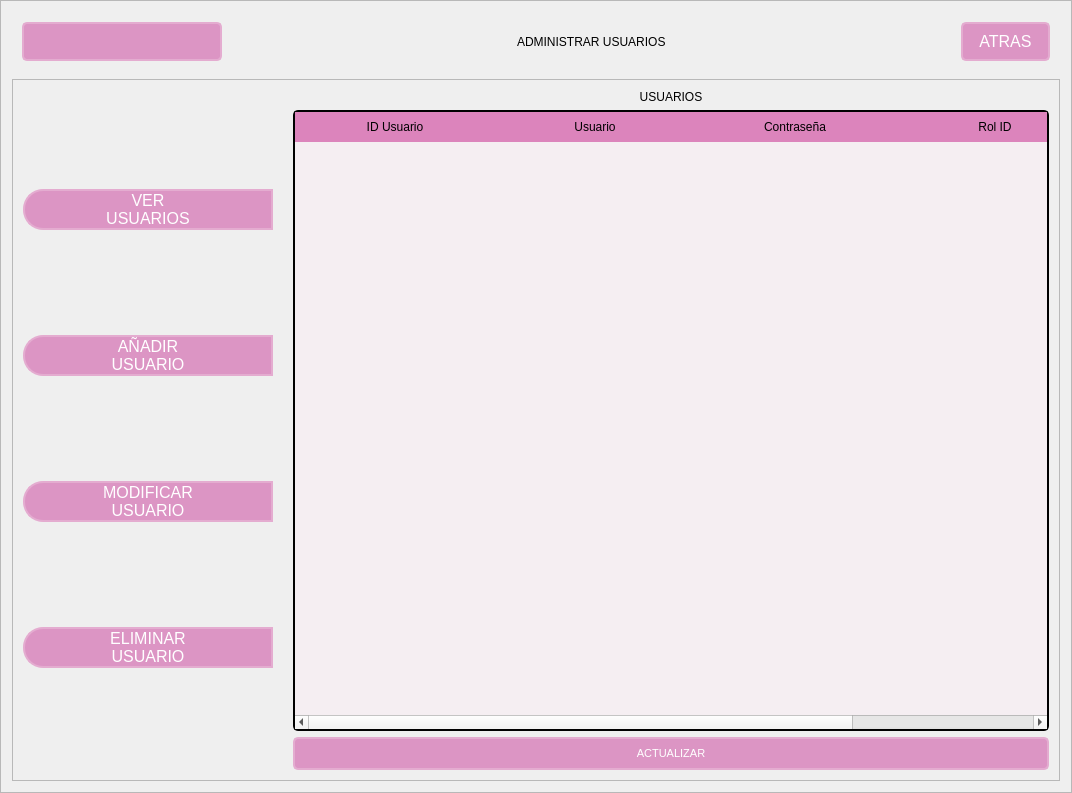
<?xml version="1.0" encoding="UTF-8"?>
<ui version="4.0">
 <class>MainWindow</class>
 <widget class="QMainWindow" name="MainWindow">
  <property name="geometry">
   <rect>
    <x>0</x>
    <y>0</y>
    <width>1072</width>
    <height>793</height>
   </rect>
  </property>
  <property name="minimumSize">
   <size>
    <width>0</width>
    <height>0</height>
   </size>
  </property>
  <property name="maximumSize">
   <size>
    <width>16777215</width>
    <height>16777215</height>
   </size>
  </property>
  <property name="windowTitle">
   <string>MainWindow</string>
  </property>
  <widget class="QWidget" name="centralwidget">
   <layout class="QVBoxLayout" name="verticalLayout">
    <property name="spacing">
     <number>0</number>
    </property>
    <property name="leftMargin">
     <number>0</number>
    </property>
    <property name="topMargin">
     <number>0</number>
    </property>
    <property name="rightMargin">
     <number>0</number>
    </property>
    <property name="bottomMargin">
     <number>0</number>
    </property>
    <item>
     <widget class="QFrame" name="frame">
      <property name="styleSheet">
       <string notr="true"/>
      </property>
      <property name="frameShape">
       <enum>QFrame::StyledPanel</enum>
      </property>
      <property name="frameShadow">
       <enum>QFrame::Raised</enum>
      </property>
      <layout class="QVBoxLayout" name="verticalLayout_2" stretch="0,8">
       <property name="spacing">
        <number>7</number>
       </property>
       <property name="leftMargin">
        <number>11</number>
       </property>
       <property name="topMargin">
        <number>11</number>
       </property>
       <property name="rightMargin">
        <number>11</number>
       </property>
       <property name="bottomMargin">
        <number>11</number>
       </property>
       <item>
        <widget class="QFrame" name="frame_superior">
         <property name="minimumSize">
          <size>
           <width>0</width>
           <height>60</height>
          </size>
         </property>
         <property name="styleSheet">
          <string notr="true">QFrame{
/*background-color: rgb(235, 188, 220);*/
background-color: transparent;

}

QPushButton {
    border: 2px solid #e4acd0;
    border-radius: 5px;
    padding: 8px 16px;
    background-color: #dc95c4; /* Fondo */
    color: #ffffff; /* Color del texto */
    font-family: Arial, sans-serif;
    font-size: 16px;
}

QPushButton:hover {
    background-color: #dc84bc; /* Fondo al pasar el cursor */
}

QPushButton:pressed {
    background-color: #d484b4; /* Fondo al presionar */
}
QLabel {
	background-color:  rgb(235, 188, 220);
    font: 87 14pt &quot;Arial Black&quot;; /* Fuente Arial Black, peso 87 */
    color:rgb(0, 0, 0); /* Color de texto rgb(220, 132, 188) */
}</string>
         </property>
         <property name="frameShape">
          <enum>QFrame::StyledPanel</enum>
         </property>
         <property name="frameShadow">
          <enum>QFrame::Raised</enum>
         </property>
         <layout class="QHBoxLayout" name="horizontalLayout">
          <item>
           <widget class="QPushButton" name="menu_boton">
            <property name="minimumSize">
             <size>
              <width>200</width>
              <height>0</height>
             </size>
            </property>
            <property name="text">
             <string/>
            </property>
            <property name="icon">
             <iconset>
              <normaloff>../../recursos/images/barra-de-menus.png</normaloff>../../recursos/images/barra-de-menus.png</iconset>
            </property>
            <property name="iconSize">
             <size>
              <width>30</width>
              <height>30</height>
             </size>
            </property>
           </widget>
          </item>
          <item>
           <spacer name="horizontalSpacer">
            <property name="orientation">
             <enum>Qt::Horizontal</enum>
            </property>
            <property name="sizeHint" stdset="0">
             <size>
              <width>40</width>
              <height>20</height>
             </size>
            </property>
           </spacer>
          </item>
          <item>
           <widget class="QLabel" name="titulo_label">
            <property name="styleSheet">
             <string notr="true">background-color: transparent;</string>
            </property>
            <property name="text">
             <string>ADMINISTRAR USUARIOS</string>
            </property>
           </widget>
          </item>
          <item>
           <spacer name="horizontalSpacer_7">
            <property name="orientation">
             <enum>Qt::Horizontal</enum>
            </property>
            <property name="sizeHint" stdset="0">
             <size>
              <width>40</width>
              <height>20</height>
             </size>
            </property>
           </spacer>
          </item>
          <item>
           <widget class="QPushButton" name="atrasBtn">
            <property name="enabled">
             <bool>true</bool>
            </property>
            <property name="minimumSize">
             <size>
              <width>0</width>
              <height>0</height>
             </size>
            </property>
            <property name="maximumSize">
             <size>
              <width>115</width>
              <height>16777215</height>
             </size>
            </property>
            <property name="text">
             <string>ATRAS</string>
            </property>
            <property name="icon">
             <iconset>
              <normaloff>../../../recursos/images/arrow-left.png</normaloff>../../../recursos/images/arrow-left.png</iconset>
            </property>
            <property name="iconSize">
             <size>
              <width>25</width>
              <height>25</height>
             </size>
            </property>
           </widget>
          </item>
         </layout>
        </widget>
       </item>
       <item>
        <widget class="QFrame" name="frame_contenido">
         <property name="frameShape">
          <enum>QFrame::StyledPanel</enum>
         </property>
         <property name="frameShadow">
          <enum>QFrame::Raised</enum>
         </property>
         <layout class="QHBoxLayout" name="horizontalLayout_2">
          <property name="spacing">
           <number>0</number>
          </property>
          <property name="leftMargin">
           <number>0</number>
          </property>
          <property name="topMargin">
           <number>0</number>
          </property>
          <property name="rightMargin">
           <number>0</number>
          </property>
          <property name="bottomMargin">
           <number>0</number>
          </property>
          <item>
           <widget class="QFrame" name="frame_control">
            <property name="minimumSize">
             <size>
              <width>270</width>
              <height>0</height>
             </size>
            </property>
            <property name="maximumSize">
             <size>
              <width>0</width>
              <height>16777215</height>
             </size>
            </property>
            <property name="styleSheet">
             <string notr="true">QFrame{
background-color:transparent;
}

QPushButton {
    border: 2px solid #e4acd0;
	border-top-left-radius:20px;
    border-bottom-left-radius: 20px;
    background-color: #dc95c4; /* Fondo */
    color: #ffffff; /* Color del texto */
    font-family: Arial, sans-serif;
    font-size: 16px;
}

QPushButton:hover {
    background-color: #dc84bc; /* Fondo al pasar el cursor */
	border-top-left-radius:20px;
    border-bottom-left-radius: 20px;
}

QPushButton:pressed {
    background-color: #d484b4; /* Fondo al presionar */
}</string>
            </property>
            <property name="frameShape">
             <enum>QFrame::StyledPanel</enum>
            </property>
            <property name="frameShadow">
             <enum>QFrame::Raised</enum>
            </property>
            <layout class="QVBoxLayout" name="verticalLayout_3">
             <item>
              <widget class="QPushButton" name="ver_usuarios_boton">
               <property name="layoutDirection">
                <enum>Qt::LeftToRight</enum>
               </property>
               <property name="text">
                <string>VER
USUARIOS</string>
               </property>
               <property name="icon">
                <iconset>
                 <normaloff>../../recursos/images/database.png</normaloff>../../recursos/images/database.png</iconset>
               </property>
               <property name="iconSize">
                <size>
                 <width>35</width>
                 <height>35</height>
                </size>
               </property>
              </widget>
             </item>
             <item>
              <widget class="QPushButton" name="add_usuario_boton">
               <property name="text">
                <string>AÑADIR
USUARIO</string>
               </property>
               <property name="icon">
                <iconset>
                 <normaloff>../../recursos/images/account-box-plus-outline.png</normaloff>../../recursos/images/account-box-plus-outline.png</iconset>
               </property>
               <property name="iconSize">
                <size>
                 <width>40</width>
                 <height>40</height>
                </size>
               </property>
              </widget>
             </item>
             <item>
              <widget class="QPushButton" name="modificar_usuario_boton">
               <property name="text">
                <string>MODIFICAR
USUARIO</string>
               </property>
               <property name="icon">
                <iconset>
                 <normaloff>../../recursos/images/account-box-plus-outline.png</normaloff>../../recursos/images/account-box-plus-outline.png</iconset>
               </property>
               <property name="iconSize">
                <size>
                 <width>40</width>
                 <height>40</height>
                </size>
               </property>
              </widget>
             </item>
             <item>
              <widget class="QPushButton" name="eliminar_usuario_boton">
               <property name="text">
                <string>ELIMINAR
USUARIO</string>
               </property>
               <property name="icon">
                <iconset>
                 <normaloff>../../recursos/images/account-box-minus-outline.png</normaloff>../../recursos/images/account-box-minus-outline.png</iconset>
               </property>
               <property name="iconSize">
                <size>
                 <width>40</width>
                 <height>40</height>
                </size>
               </property>
              </widget>
             </item>
            </layout>
           </widget>
          </item>
          <item>
           <widget class="QFrame" name="frame_paginas">
            <property name="styleSheet">
             <string notr="true">
/* Estilo para QFrame */
QFrame {
    background-color: transparent; /* Fondo blanco */
	border-radius: 10px
}

/* Estilo para QLabel */
QLabel {
	background-color:  transparent;
    font: 70 10pt &quot;Arial Black&quot;; /* Fuente Arial Black, peso 87 */
    color: rgb(0, 0, 0); /* Color de texto rgb(220, 132, 188) */
}

/* Estilo para QLineEdit */
QLineEdit {
    border: 2px solid #e4acd0; /* Borde */
    border-radius: 5px;
    padding: 5px;
    background-color: #f5eef2; /* Fondo */
    color: rgb(0, 0, 0); /* Color del texto */
    font-family: Arial, sans-serif;
    font-size: 14px;
}
QLineEdit:hover {
	border: 2px solid rgb(220, 149, 196);
}
QLineEdit:focus {
    border: 2px solid #d484b4; /* Borde al enfocar */
}

QPushButton {
    border: 2px solid #e4acd0;
    border-radius: 5px;
    padding: 8px 8px;
    background-color: #dc95c4; /* Fondo */
    color: #ffffff; /* Color del texto */
    font-family: Arial, sans-serif;
    font-size: 11px;
}

QPushButton:hover {
    background-color: #dc84bc; /* Fondo al pasar el cursor */
}

QPushButton:pressed {
    background-color: #d484b4; /* Fondo al presionar */
}

QFrame{
border-radius: 10px
}

QTableWidget {
    background-color: #f5eef2;
    gridline-color: #dc84bc;
    font-size: 14px;
	border: 2px solid black;
     border-radius: 5px;
}

QHeaderView::section {
    background-color: #dc84bc;
    color: black;
    padding: 5px;
    border: 1px solid #dc84bc;
}

QTableWidget::item {
    border: 1px solid dc84bc;
}

QTableWidget::item:alternate {
    background-color: dc84bc;
}

QTableWidget::item:!selected {
    background-color: transparent;
}

QTableWidget::item:selected {
    background-color: #d484b4;
    color: #ffffff;
}

QComboBox {
    border: 2px solid #e4acd0; /* Borde */
    border-radius: 5px;
    padding: 5px;
    background-color: #f5eef2; /* Fondo */
    color: rgb(0, 0, 0); /* Color del texto */
    font-family: Arial, sans-serif;
    font-size: 14px;
}

QComboBox:hover {
    border: 2px solid rgb(220, 149, 196);
}

QComboBox:focus {
    border: 2px solid #d484b4; /* Borde al enfocar */
}

QComboBox::drop-down {
    width: 20px; /* Ancho del botón desplegable */
    border: none; /* Quitar el borde */
}

QComboBox::down-arrow {
    image: url(drop_down_icon.png); /* Cambiar el icono de flecha */
}

QComboBox::down-arrow:hover {
    image: url(drop_down_icon_hover.png); /* Cambiar el icono de flecha al pasar el cursor */
}</string>
            </property>
            <property name="frameShape">
             <enum>QFrame::StyledPanel</enum>
            </property>
            <property name="frameShadow">
             <enum>QFrame::Raised</enum>
            </property>
            <layout class="QVBoxLayout" name="verticalLayout_15">
             <property name="spacing">
              <number>0</number>
             </property>
             <property name="leftMargin">
              <number>1</number>
             </property>
             <property name="topMargin">
              <number>1</number>
             </property>
             <property name="rightMargin">
              <number>1</number>
             </property>
             <property name="bottomMargin">
              <number>1</number>
             </property>
             <item>
              <widget class="QStackedWidget" name="stackedWidget">
               <property name="currentIndex">
                <number>0</number>
               </property>
               <widget class="QWidget" name="ver_usuarios_pagina">
                <layout class="QVBoxLayout" name="verticalLayout_4">
                 <item>
                  <widget class="QLabel" name="ver_productos_label">
                   <property name="text">
                    <string>USUARIOS</string>
                   </property>
                   <property name="alignment">
                    <set>Qt::AlignCenter</set>
                   </property>
                  </widget>
                 </item>
                 <item>
                  <widget class="QTableWidget" name="tabla_ver_usuarios">
                   <property name="editTriggers">
                    <set>QAbstractItemView::NoEditTriggers</set>
                   </property>
                   <attribute name="horizontalHeaderVisible">
                    <bool>true</bool>
                   </attribute>
                   <attribute name="horizontalHeaderCascadingSectionResizes">
                    <bool>true</bool>
                   </attribute>
                   <attribute name="horizontalHeaderDefaultSectionSize">
                    <number>200</number>
                   </attribute>
                   <column>
                    <property name="text">
                     <string>ID Usuario</string>
                    </property>
                   </column>
                   <column>
                    <property name="text">
                     <string>Usuario</string>
                    </property>
                   </column>
                   <column>
                    <property name="text">
                     <string>Contraseña</string>
                    </property>
                   </column>
                   <column>
                    <property name="text">
                     <string>Rol ID</string>
                    </property>
                   </column>
                  </widget>
                 </item>
                 <item>
                  <widget class="QPushButton" name="ver_actualizar_boton">
                   <property name="text">
                    <string>ACTUALIZAR</string>
                   </property>
                   <property name="icon">
                    <iconset>
                     <normaloff>../../recursos/images/reload.png</normaloff>../../recursos/images/reload.png</iconset>
                   </property>
                  </widget>
                 </item>
                </layout>
               </widget>
               <widget class="QWidget" name="add_usuario_pagina">
                <layout class="QVBoxLayout" name="verticalLayout_7">
                 <item>
                  <widget class="QLabel" name="add_usuario_label">
                   <property name="text">
                    <string>AÑADIR USUARIO</string>
                   </property>
                   <property name="alignment">
                    <set>Qt::AlignCenter</set>
                   </property>
                  </widget>
                 </item>
                 <item>
                  <spacer name="verticalSpacer_8">
                   <property name="orientation">
                    <enum>Qt::Vertical</enum>
                   </property>
                   <property name="sizeHint" stdset="0">
                    <size>
                     <width>20</width>
                     <height>40</height>
                    </size>
                   </property>
                  </spacer>
                 </item>
                 <item>
                  <layout class="QHBoxLayout" name="horizontalLayout_5">
                   <item>
                    <layout class="QVBoxLayout" name="verticalLayout_5">
                     <property name="spacing">
                      <number>15</number>
                     </property>
                     <item>
                      <widget class="QLabel" name="add_id_usuario_label">
                       <property name="text">
                        <string>ID Usuario</string>
                       </property>
                      </widget>
                     </item>
                     <item>
                      <widget class="QLabel" name="add_nombre_usuario_label">
                       <property name="text">
                        <string>Usuario</string>
                       </property>
                      </widget>
                     </item>
                     <item>
                      <widget class="QLabel" name="add_password_label">
                       <property name="text">
                        <string>Contraseña</string>
                       </property>
                      </widget>
                     </item>
                     <item>
                      <widget class="QLabel" name="add_rol_id_label">
                       <property name="text">
                        <string>Rol ID</string>
                       </property>
                      </widget>
                     </item>
                    </layout>
                   </item>
                   <item>
                    <layout class="QVBoxLayout" name="verticalLayout_6">
                     <property name="spacing">
                      <number>15</number>
                     </property>
                     <item>
                      <widget class="QLineEdit" name="add_id_usuario_lineEdit">
                       <property name="placeholderText">
                        <string>ID USUARIO</string>
                       </property>
                      </widget>
                     </item>
                     <item>
                      <widget class="QLineEdit" name="add_nombre_usuario_lineEdit">
                       <property name="placeholderText">
                        <string>NOMBRE USUARIO</string>
                       </property>
                      </widget>
                     </item>
                     <item>
                      <widget class="QLineEdit" name="add_password_lineEdit">
                       <property name="inputMask">
                        <string/>
                       </property>
                       <property name="text">
                        <string/>
                       </property>
                       <property name="echoMode">
                        <enum>QLineEdit::Password</enum>
                       </property>
                       <property name="placeholderText">
                        <string>CONTRASEÑA</string>
                       </property>
                       <property name="clearButtonEnabled">
                        <bool>false</bool>
                       </property>
                      </widget>
                     </item>
                     <item>
                      <widget class="QComboBox" name="add_rol_combobox">
                       <property name="currentText">
                        <string>SELECCIONE EL ROL</string>
                       </property>
                       <item>
                        <property name="text">
                         <string>SELECCIONE EL ROL</string>
                        </property>
                       </item>
                       <item>
                        <property name="text">
                         <string>Soporte</string>
                        </property>
                       </item>
                       <item>
                        <property name="text">
                         <string>Cajero</string>
                        </property>
                       </item>
                       <item>
                        <property name="text">
                         <string>Admin</string>
                        </property>
                       </item>
                      </widget>
                     </item>
                    </layout>
                   </item>
                  </layout>
                 </item>
                 <item>
                  <spacer name="verticalSpacer_7">
                   <property name="orientation">
                    <enum>Qt::Vertical</enum>
                   </property>
                   <property name="sizeHint" stdset="0">
                    <size>
                     <width>20</width>
                     <height>40</height>
                    </size>
                   </property>
                  </spacer>
                 </item>
                 <item>
                  <layout class="QHBoxLayout" name="horizontalLayout_6">
                   <item>
                    <widget class="QLabel" name="aviso_add_usuario_label">
                     <property name="minimumSize">
                      <size>
                       <width>170</width>
                       <height>0</height>
                      </size>
                     </property>
                     <property name="text">
                      <string/>
                     </property>
                     <property name="alignment">
                      <set>Qt::AlignCenter</set>
                     </property>
                    </widget>
                   </item>
                   <item>
                    <spacer name="horizontalSpacer_3">
                     <property name="orientation">
                      <enum>Qt::Horizontal</enum>
                     </property>
                     <property name="sizeHint" stdset="0">
                      <size>
                       <width>40</width>
                       <height>20</height>
                      </size>
                     </property>
                    </spacer>
                   </item>
                   <item>
                    <widget class="QPushButton" name="add_add_usuario_boton">
                     <property name="text">
                      <string>AÑADIR</string>
                     </property>
                     <property name="icon">
                      <iconset>
                       <normaloff>../../recursos/images/account-box-plus-outline.png</normaloff>../../recursos/images/account-box-plus-outline.png</iconset>
                     </property>
                     <property name="iconSize">
                      <size>
                       <width>25</width>
                       <height>25</height>
                      </size>
                     </property>
                    </widget>
                   </item>
                  </layout>
                 </item>
                </layout>
               </widget>
               <widget class="QWidget" name="modificar_usuario_pagina">
                <layout class="QVBoxLayout" name="verticalLayout_17">
                 <item>
                  <widget class="QLabel" name="modify_usuario_titulo">
                   <property name="text">
                    <string>MODIFICAR USUARIO</string>
                   </property>
                   <property name="alignment">
                    <set>Qt::AlignCenter</set>
                   </property>
                  </widget>
                 </item>
                 <item>
                  <widget class="QPushButton" name="modify_actualizar_boton">
                   <property name="maximumSize">
                    <size>
                     <width>200</width>
                     <height>16777215</height>
                    </size>
                   </property>
                   <property name="text">
                    <string>Actualizar/Mostrar</string>
                   </property>
                   <property name="icon">
                    <iconset>
                     <normaloff>../../../recursos/images/reload.png</normaloff>../../../recursos/images/reload.png</iconset>
                   </property>
                  </widget>
                 </item>
                 <item>
                  <widget class="QTableWidget" name="modify_tabla_usuarios">
                   <attribute name="horizontalHeaderCascadingSectionResizes">
                    <bool>true</bool>
                   </attribute>
                   <attribute name="horizontalHeaderDefaultSectionSize">
                    <number>200</number>
                   </attribute>
                   <column>
                    <property name="text">
                     <string>ID Usuario</string>
                    </property>
                   </column>
                   <column>
                    <property name="text">
                     <string>Usuario</string>
                    </property>
                   </column>
                   <column>
                    <property name="text">
                     <string>Contraseña</string>
                    </property>
                   </column>
                   <column>
                    <property name="text">
                     <string>Rol ID</string>
                    </property>
                   </column>
                  </widget>
                 </item>
                 <item>
                  <layout class="QVBoxLayout" name="verticalLayout_16">
                   <item>
                    <layout class="QHBoxLayout" name="horizontalLayout_3">
                     <item>
                      <widget class="QLabel" name="modify_buscar_usuario_label">
                       <property name="maximumSize">
                        <size>
                         <width>16777215</width>
                         <height>40</height>
                        </size>
                       </property>
                       <property name="text">
                        <string>Usuario:</string>
                       </property>
                      </widget>
                     </item>
                     <item>
                      <widget class="QLineEdit" name="modify_buscar_usuario_lineEdit">
                       <property name="placeholderText">
                        <string>INGRESE ID USUARIO</string>
                       </property>
                      </widget>
                     </item>
                     <item>
                      <widget class="QPushButton" name="modify_buscar_boton">
                       <property name="text">
                        <string>BUSCAR</string>
                       </property>
                       <property name="icon">
                        <iconset>
                         <normaloff>../../recursos/images/search.png</normaloff>../../recursos/images/search.png</iconset>
                       </property>
                       <property name="iconSize">
                        <size>
                         <width>25</width>
                         <height>25</height>
                        </size>
                       </property>
                      </widget>
                     </item>
                    </layout>
                   </item>
                   <item>
                    <widget class="QListView" name="listView_modificar">
                     <property name="maximumSize">
                      <size>
                       <width>16777215</width>
                       <height>0</height>
                      </size>
                     </property>
                     <property name="styleSheet">
                      <string notr="true">QListView {
    background-color: #f5eef2; /* Fondo */
}

QListView::item {
    border-bottom: 1px solid #e4acd0; /* Borde inferior de cada elemento */
    padding: 5px; /* Espaciado interno */
    font-size: 14px; /* Tamaño de la fuente */
}

QListView::item:selected {
    background-color: #dc84bc; /* Color de fondo al seleccionar */
    color: #ffffff; /* Color de texto al seleccionar */
}</string>
                     </property>
                    </widget>
                   </item>
                  </layout>
                 </item>
                 <item>
                  <widget class="QFrame" name="frame_formularioModificar">
                   <property name="frameShape">
                    <enum>QFrame::StyledPanel</enum>
                   </property>
                   <property name="frameShadow">
                    <enum>QFrame::Raised</enum>
                   </property>
                   <layout class="QVBoxLayout" name="verticalLayout_10">
                    <item>
                     <layout class="QHBoxLayout" name="horizontalLayout_7">
                      <item>
                       <layout class="QVBoxLayout" name="verticalLayout_8">
                        <property name="spacing">
                         <number>15</number>
                        </property>
                        <item>
                         <widget class="QLabel" name="modify_nombre_usuario_label">
                          <property name="text">
                           <string>Nombre usuario</string>
                          </property>
                         </widget>
                        </item>
                        <item>
                         <widget class="QLabel" name="modify_password_label">
                          <property name="text">
                           <string>Contraseña</string>
                          </property>
                         </widget>
                        </item>
                        <item>
                         <widget class="QLabel" name="modify_rol_label">
                          <property name="text">
                           <string>Rol</string>
                          </property>
                         </widget>
                        </item>
                       </layout>
                      </item>
                      <item>
                       <layout class="QVBoxLayout" name="verticalLayout_9">
                        <property name="spacing">
                         <number>15</number>
                        </property>
                        <item>
                         <widget class="QLineEdit" name="modify_nombre_usuario_lineEdit">
                          <property name="placeholderText">
                           <string>NOMBRE USUARIO</string>
                          </property>
                         </widget>
                        </item>
                        <item>
                         <widget class="QLineEdit" name="modify_password_lineEdit">
                          <property name="placeholderText">
                           <string>CONTRASEÑA</string>
                          </property>
                         </widget>
                        </item>
                        <item>
                         <widget class="QComboBox" name="modify_rol_combobox">
                          <item>
                           <property name="text">
                            <string>SELECCIONE EL ROL</string>
                           </property>
                          </item>
                          <item>
                           <property name="text">
                            <string>Soporte</string>
                           </property>
                          </item>
                          <item>
                           <property name="text">
                            <string>Cajero</string>
                           </property>
                          </item>
                          <item>
                           <property name="text">
                            <string>Admin</string>
                           </property>
                          </item>
                         </widget>
                        </item>
                       </layout>
                      </item>
                     </layout>
                    </item>
                    <item>
                     <widget class="QPushButton" name="modify_guardar_boton">
                      <property name="maximumSize">
                       <size>
                        <width>16777215</width>
                        <height>16777215</height>
                       </size>
                      </property>
                      <property name="text">
                       <string>GUARDAR</string>
                      </property>
                      <property name="icon">
                       <iconset>
                        <normaloff>../../recursos/images/content-save-all.png</normaloff>../../recursos/images/content-save-all.png</iconset>
                      </property>
                      <property name="iconSize">
                       <size>
                        <width>25</width>
                        <height>25</height>
                       </size>
                      </property>
                     </widget>
                    </item>
                   </layout>
                  </widget>
                 </item>
                 <item>
                  <layout class="QHBoxLayout" name="horizontalLayout_9">
                   <item>
                    <widget class="QLabel" name="aviso_modify_usuario_label">
                     <property name="minimumSize">
                      <size>
                       <width>170</width>
                       <height>0</height>
                      </size>
                     </property>
                     <property name="text">
                      <string/>
                     </property>
                    </widget>
                   </item>
                   <item>
                    <spacer name="horizontalSpacer_4">
                     <property name="orientation">
                      <enum>Qt::Horizontal</enum>
                     </property>
                     <property name="sizeHint" stdset="0">
                      <size>
                       <width>40</width>
                       <height>20</height>
                      </size>
                     </property>
                    </spacer>
                   </item>
                  </layout>
                 </item>
                </layout>
               </widget>
               <widget class="QWidget" name="eliminar_usuario_pagina">
                <layout class="QVBoxLayout" name="verticalLayout_18">
                 <item>
                  <widget class="QLabel" name="del_eliminar_usuario_label">
                   <property name="text">
                    <string>ELIMINAR USUARIO</string>
                   </property>
                   <property name="alignment">
                    <set>Qt::AlignCenter</set>
                   </property>
                  </widget>
                 </item>
                 <item>
                  <widget class="QPushButton" name="del_actualizar_boton">
                   <property name="maximumSize">
                    <size>
                     <width>200</width>
                     <height>16777215</height>
                    </size>
                   </property>
                   <property name="text">
                    <string>Actualizar/Mostrar</string>
                   </property>
                   <property name="icon">
                    <iconset>
                     <normaloff>../../../recursos/images/reload.png</normaloff>../../../recursos/images/reload.png</iconset>
                   </property>
                  </widget>
                 </item>
                 <item>
                  <widget class="QTableWidget" name="del_tabla_usuarios">
                   <attribute name="horizontalHeaderDefaultSectionSize">
                    <number>200</number>
                   </attribute>
                   <column>
                    <property name="text">
                     <string>ID Usuario</string>
                    </property>
                   </column>
                   <column>
                    <property name="text">
                     <string>Usuario</string>
                    </property>
                   </column>
                   <column>
                    <property name="text">
                     <string>Contraseña</string>
                    </property>
                   </column>
                   <column>
                    <property name="text">
                     <string>Rol ID</string>
                    </property>
                   </column>
                  </widget>
                 </item>
                 <item>
                  <layout class="QVBoxLayout" name="verticalLayout_11">
                   <item>
                    <layout class="QHBoxLayout" name="horizontalLayout_4">
                     <item>
                      <widget class="QLineEdit" name="del_buscar_usuario_lineEdit">
                       <property name="minimumSize">
                        <size>
                         <width>200</width>
                         <height>30</height>
                        </size>
                       </property>
                       <property name="maximumSize">
                        <size>
                         <width>800</width>
                         <height>16777215</height>
                        </size>
                       </property>
                       <property name="placeholderText">
                        <string>INGRESE ID USUARIO</string>
                       </property>
                      </widget>
                     </item>
                     <item>
                      <widget class="QPushButton" name="del_buscar_boton">
                       <property name="minimumSize">
                        <size>
                         <width>100</width>
                         <height>0</height>
                        </size>
                       </property>
                       <property name="text">
                        <string>BUSCAR</string>
                       </property>
                       <property name="icon">
                        <iconset>
                         <normaloff>../../recursos/images/search.png</normaloff>../../recursos/images/search.png</iconset>
                       </property>
                       <property name="iconSize">
                        <size>
                         <width>25</width>
                         <height>25</height>
                        </size>
                       </property>
                      </widget>
                     </item>
                    </layout>
                   </item>
                   <item>
                    <layout class="QHBoxLayout" name="horizontalLayout_10">
                     <item>
                      <widget class="QLabel" name="del_aviso_label">
                       <property name="minimumSize">
                        <size>
                         <width>200</width>
                         <height>30</height>
                        </size>
                       </property>
                       <property name="text">
                        <string/>
                       </property>
                      </widget>
                     </item>
                     <item>
                      <spacer name="horizontalSpacer_5">
                       <property name="orientation">
                        <enum>Qt::Horizontal</enum>
                       </property>
                       <property name="sizeHint" stdset="0">
                        <size>
                         <width>40</width>
                         <height>20</height>
                        </size>
                       </property>
                      </spacer>
                     </item>
                     <item>
                      <widget class="QPushButton" name="del_guardar_boton">
                       <property name="minimumSize">
                        <size>
                         <width>120</width>
                         <height>30</height>
                        </size>
                       </property>
                       <property name="text">
                        <string>ELIMINAR</string>
                       </property>
                       <property name="icon">
                        <iconset>
                         <normaloff>../../recursos/images/account-box-minus-outline.png</normaloff>../../recursos/images/account-box-minus-outline.png</iconset>
                       </property>
                       <property name="iconSize">
                        <size>
                         <width>25</width>
                         <height>25</height>
                        </size>
                       </property>
                      </widget>
                     </item>
                    </layout>
                   </item>
                  </layout>
                 </item>
                </layout>
               </widget>
              </widget>
             </item>
            </layout>
           </widget>
          </item>
         </layout>
        </widget>
       </item>
      </layout>
     </widget>
    </item>
   </layout>
  </widget>
 </widget>
 <resources/>
 <connections/>
</ui>
